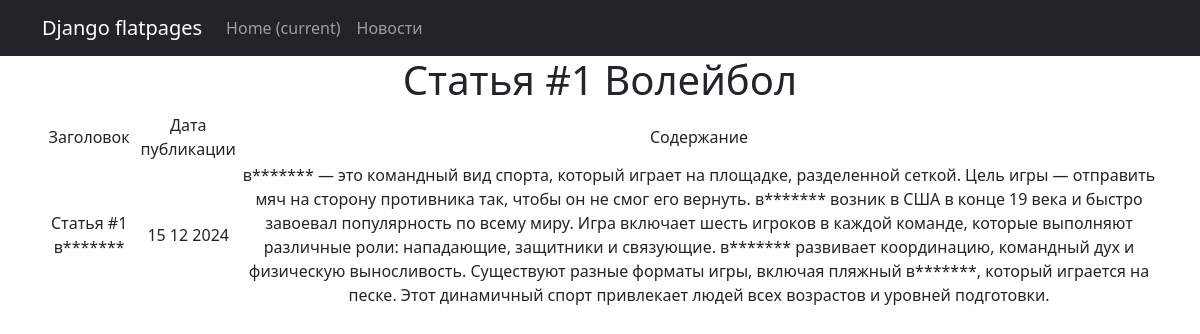
Screenshot of /news/1 with the database file from the repository.
### new_portal/models.py (models this page shows, shortened)
class Post(models.Model):
    author = models.ForeignKey(Author, on_delete=models.CASCADE)  # 'связь один ко многим' с моделью Author
    choice_type = models.CharField(max_length=2, choices=POST_TYPE_CHOICES, default='AR')  # Выбор типа сообщения
    time_in = models.DateTimeField(auto_now_add=True)  # автоматическое добавление даты и времени при создании поста
    categories = models.ManyToManyField(Category, through='PostCategory')  # 'связь многие ко многим' через PostCategory
    title = models.CharField(max_length=128)
    content = models.TextField()
    rating = models.IntegerField(default=0)

### new_portal/views.py (the view)
# urls.py: path('<int:pk>', NewsDetail.as_view())
class NewsDetail(DetailView):
    model = Post
    template_name = 'news_id.html'
    context_object_name = 'news_id'

### new_portal/templatetags/censor_filters.py (called while the page is built)
@register.filter()  # декоратор, регистрирует функцию как фильтр (для применения его в шаблонах)
def censor(text):
    for el in BAD_WORDS:  # перебор списка слов и замена на *, при совпадении
        pattern = re.compile(r'\b{}\b'.format(el), re.IGNORECASE)
        censored_word = el[0] + '*' * (len(el) - 1)
        text = re.sub(pattern, censored_word, text)
    return text

### new_portal/templates/news_id.html (shortened to what this page needs)
{% extends 'flatpages/default.html' %}
{% load censor_filters %}
{% block content %}
<h1>{{ news_id.title }}</h1>
{% if news_id %}
        <table>
            <tr>
                <td>Заголовок</td>
                <td>Дата публикации</td>
                <td>Содержание</td>
            </tr>
            <tr>
                <td>{{ news_id.title|censor }}</td>
                <td>{{ news_id.time_in|date:'d m Y' }}</td>
                <td>{{ news_id.content|censor}}</td>
            </tr>
        </table>
    {% endif %}
{% endblock content %}

### rows the page displays
Post: title "Статья #1 Волейбол", title|censor "Статья #1 в*******", time_in "15 12 2024", content|censor "в******* — это командный вид спорта, который играет на площадке, разделенной сеткой. Цель игры — отправить мяч на сторону противника так, чтобы он не смог его вернуть. в******* возник в США в конце 19 века и быстро завоевал популярность по всему миру. Игра включает шесть игроков в каждой команде, которые выполняют различные роли: нападающие, защитники и связующие. в******* развивает координацию, командный дух и физическую выносливость. Существуют разные форматы игры, включая пляжный в*******, который играется на песке. Этот динамичный спорт привлекает людей всех возрастов и уровней подготовки."
